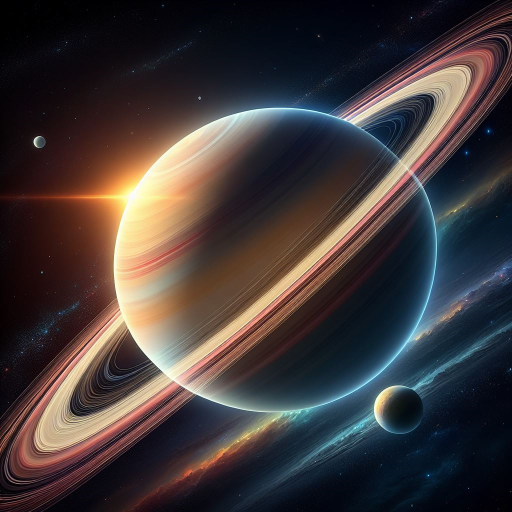
#> input picture saturn.png, 1024 x 1024 px (shown at 1/2 size)
$ python img_pass_gen.py
#> lines starting #> are read from the running program, lines starting #| are printed output that depends on the picture
import cv2
import numpy as np
import time
import random

char_map = {
    1: 'a',  2: 'b',  3: 'c',  4: 'd',
    5: 'e',  6: 'f',  7: 'g',  8: 'h',
    9: 'i',  10: 'j', 11: 'k', 12: 'l',
    13: 'm', 14: 'n', 15: 'o', 16: 'p',
    17: 'q', 18: 'r', 19: 's', 20: 't',
    21: 'u', 22: 'v', 23: 'w', 24: 'x',
    25: 'y', 26: 'z', 27: 'A', 28: 'B',
    29: 'C', 30: 'D', 31: 'E', 32: 'F',
    33: 'G', 34: '0', 35: '1', 36: '2',
    37: '3', 38: '4', 39: '5', 40: '6',
    41: '7', 42: '8', 43: '9', 44: '?',
    45: '/', 46: '^', 47: '%', 48: '$',
    49: '@', 50: '!', 51: '<', 52: '>',
    53: '}', 54: ';', 55: '[', 56: ']',
    57: '-', 58: '_', 59: '+', 60: '=',
    61: ')', 62: '(', 63: '&', 0 : '#',
    64: 'H', 65: 'I', 66: 'J', 67 : 'K',
    68: 'M', 69: 'N', 70: 'O', 71: 'P',
    72: 'Q', 73: 'R', 74: 'S', 75: 'T',
    76: 'U', 77: 'V', 78: 'W', 79: 'X',
    80: 'Y', 81: 'Z', 83: 'L', 84: ',', 85: '>', 86: ':'
}


def logisticmap(image, x0):
    lb = 3.99
    logisticVal = np.empty(len(image[0])*len(image[0])+300)

    logisticVal[0] = x0
    for i in range(1, len(logisticVal)-1):
        logisticVal[i] = lb*logisticVal[i-1]*(1-logisticVal[i-1])
    logisticVal = logisticVal[300:]
    return logisticVal

def readImages():
    image = cv2.imread("saturn.png")
    image = cv2.resize(image, (512,512))
    image = cv2.cvtColor(image, cv2.COLOR_BGR2GRAY)
    cv2.imwrite("saturn0.png",image)
    return image

def getX():
    seconds = time.time()
    rand = random.randint(2,5)
    rand = seconds * rand
    random.seed(rand)
    x = random.random()
    return x

def generatePassword(valArr):
    strPass = ""
    for i in range(len(valArr)):
        strPass += str(char_map.get(valArr[i]%87, '-'))


    strPass_part = ""
    file = open("passwords.txt", "a")
    for i in range(16):
        offset = i*16
        strPass_part = strPass[0+offset:16+offset]
        file.write(strPass_part + "\n")
        print(strPass_part)
    file.close


def imageProcess(image, logisticVal0, logisticVal1):
    new_image = image.copy()
    sum = 0
    valArr = []

    logisticVal0 = np.argsort(logisticVal0)
    logisticVal1 = np.argsort(logisticVal1)
    for x in range(len(image[0])):
        for y in range(len(image)):
            new_image[x][y] = image[(logisticVal0[y*x])%512][(logisticVal1[x])%512]
            sum += int(new_image[x][y])
        sum %= 512
        valArr.append(sum)
        sum = 0

    generatePassword(valArr)
    cv2.imwrite("new_saturn.png", new_image)

def generate():
    image = readImages()
#> in readImages, image is the input picture: shape (1024, 1024, 3); mean B, G, R 57.5, 57.2, 65.7
#> in readImages, `image = cv2.resize(image, (512,512))`:
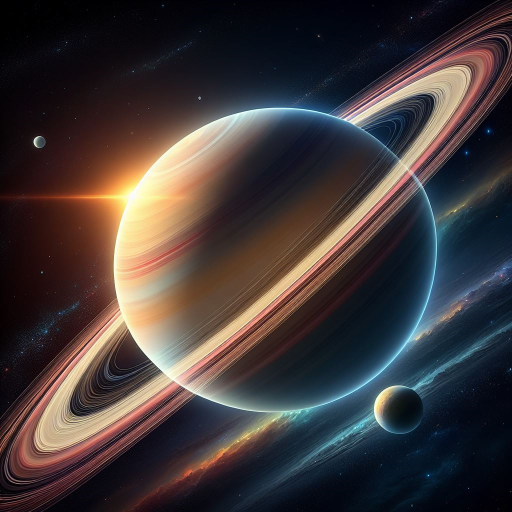
#> image: shape (512, 512, 3); mean B, G, R 57.6, 57.4, 65.8
#> in readImages, `image = cv2.cvtColor(image, cv2.COLOR_BGR2GRAY)`:
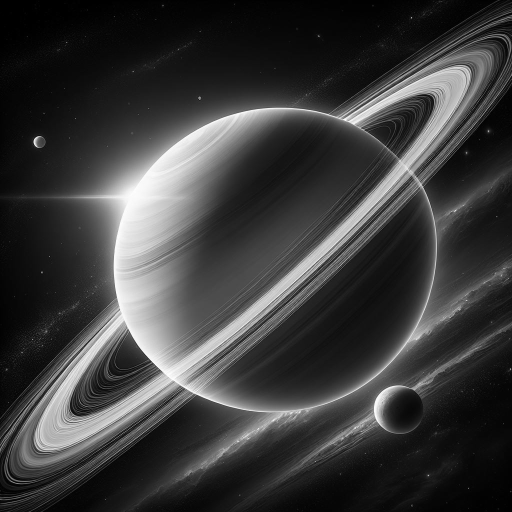
#> image: shape (512, 512); min 0, max 253, mean 59.9
    x0 = getX()
    x1 = getX()

    logisticVal0 = logisticmap(image, x0)
    logisticVal1 = logisticmap(image, x1)
    imageProcess(image, logisticVal0, logisticVal1)
#> after the loop in imageProcess, `for x in range(len(image[0])):`:
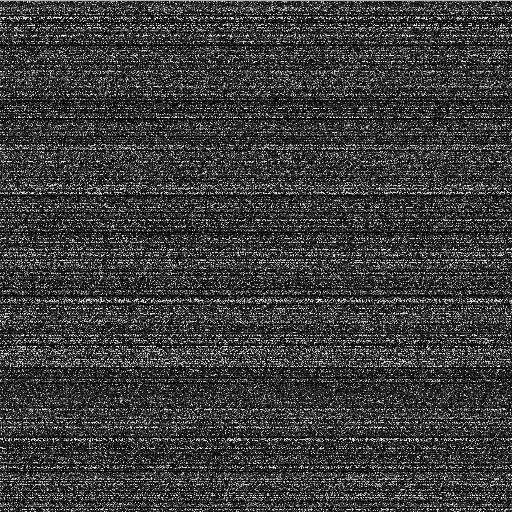
#> new_image: shape (512, 512); min 0, max 253, mean 59.3
#> after the loop in imageProcess, `for x in range(len(image[0])):`: valArr = 512 values, max 511 at index 118, min 0 at index 0, mean 250.4
#> the loop in generatePassword, `for i in range(len(valArr)):` made 512 passes
#> strPass on passes 1 to 3: '#', '#t', '#tq'
#> the loop in generatePassword, `for i in range(16):` made 16 passes
#> strPass_part on passes 1 to 12: '#tqbq9/-y^O1v-22', '6RXbn7[Ax,2#qJJ[', 'L9Xf%v-kn1V=[83>', 'LI-_[^N(oY<K4C3_', 'FOb5/>t]/5XzaZp>', 'FF<7[-E#tYvM&PEw', 'E_4D[pr;&m5f,+U6', 'h}B;oJU0Z,InuCk,', 'xfZjA(g5-i<%A8_o', '1fp?AzR7t]F<x6Tl', 'Oc]P3YjrtU7I=t=-', 'K>#8TE+BRY:#eM(P'
#| #tqbq9/-y^O1v-22
#| 6RXbn7[Ax,2#qJJ[
#| L9Xf%v-kn1V=[83>
#| LI-_[^N(oY<K4C3_
#| FOb5/>t]/5XzaZp>
#| FF<7[-E#tYvM&PEw
#| E_4D[pr;&m5f,+U6
#| h}B;oJU0Z,InuCk,
#> (further printed lines are left out)

for _ in range(25):
    generate()
